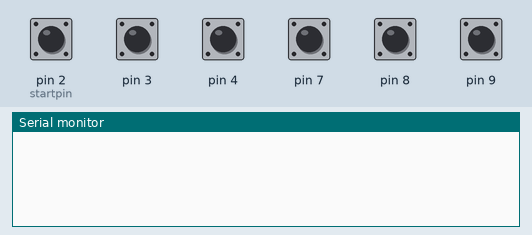
This sketch was run on a simulated Arduino Uno, built with avr-gcc and run on an emulated ATmega328P. Shown: the last lines printed to the serial monitor. The test bench sets the inputs (shaded band); at power-on: pin 2 (startpin), pin 3, pin 4, pin 7–9 HIGH.

Above: at 1.2 s.
1.3 s: pin 2 (startpin) pulled LOW for 0.15 s
At 2.0 s:
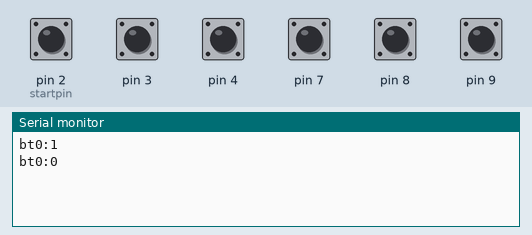
2.9 s: pin 7 pulled LOW for 0.15 s
At 3.4 s:
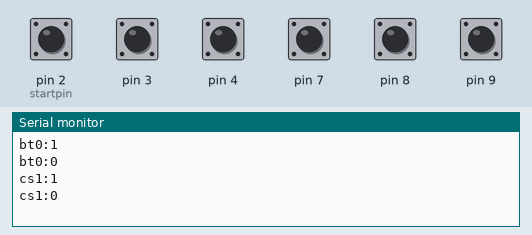
4.5 s: pin 3 pulled LOW for 0.15 s
At 5.8 s:
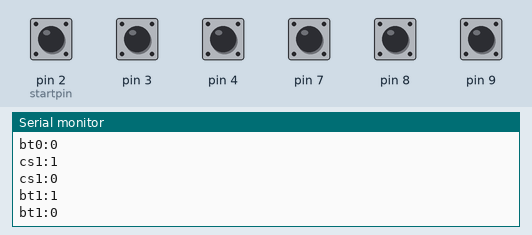
6.1 s: pin 4 pulled LOW for 0.15 s
At 7.3 s:
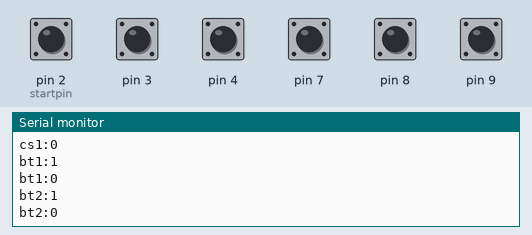
7.7 s: pin 8 pulled LOW for 0.15 s
At 8.7 s:
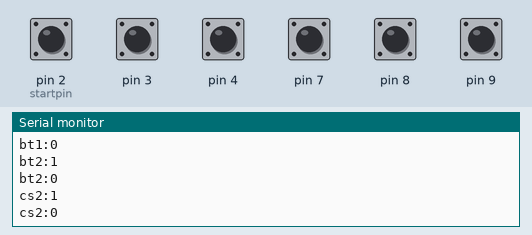
9.3 s: pin 9 pulled LOW for 0.15 s
At 9.8 s:
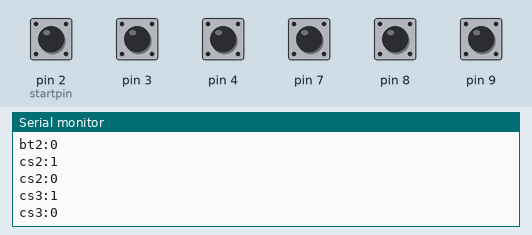
Timing chart, 0 to 11.9 s (numbered marks = the images above; inputs shaded):
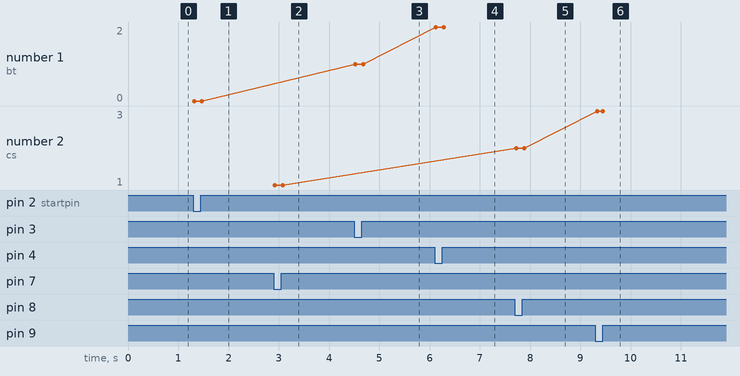

Measured:
- after the input at 1.3 s, the serial monitor: prints a new line at once (image 1)
- after the input at 2.9 s, the serial monitor: prints a new line at once (image 2)
- after the input at 4.5 s, the serial monitor: prints a new line at once (image 3)
- after the input at 6.1 s, the serial monitor: prints a new line at once (image 4)
- after the input at 7.7 s, the serial monitor: prints a new line at once (image 5)
- after the input at 9.3 s, the serial monitor: prints a new line at once (image 6)
- plotted number 1: 1 → 2 after the input at 6.1 s
- plotted number 2: 2 → 3 after the input at 9.3 s

The sketch:

sampler_interface_tutorial_pt15_buttons_capsens.ino
```cpp
#include <CapacitiveSensor.h>

int nbts = 3;
int startpin = 2;
int bts[3];
boolean btgs[3];

CapacitiveSensor cs1 = CapacitiveSensor(6, 7);
CapacitiveSensor cs2 = CapacitiveSensor(6, 8);
CapacitiveSensor cs3 = CapacitiveSensor(6, 9);
boolean cs1g = true;
boolean cs2g = true;
boolean cs3g = true;

void setup() {
  Serial.begin(9600);
  for (int i = 0; i < nbts; i++) bts[i] = i + startpin;
  for (int i = 0; i < nbts; i++) btgs[i] = false;
  for (int i = 0; i < nbts; i++) pinMode(bts[i], INPUT_PULLUP);
}

void loop() {
  long cs1v = cs1.capacitiveSensor(80);
  long cs2v = cs2.capacitiveSensor(80);
  long cs3v = cs3.capacitiveSensor(80);

  for (int i = 0; i < nbts; i++) {
    if (!btgs[i]) {
      if ( digitalRead(bts[i]) == LOW ) {
        Serial.print("bt" + String(i) + ":");
        Serial.println(1);
        btgs[i] = true;
      }
    }
    else {
      if ( digitalRead(bts[i]) == HIGH ) {
        Serial.print("bt" + String(i) + ":");
        Serial.println(0);
        btgs[i] = false;
      }
    }

  }


  ////CS1////
  if (cs1g) {
    if (cs1v > 1000) {
      Serial.print("cs1:");
      Serial.println(1);
      cs1g = false;
    }
  }
  if (!cs1g) {
    if (cs1v < 300) {
      Serial.print("cs1:");
      Serial.println(0);
      cs1g = true;
    }
  }

  ////CS2////
  if (cs2g) {
    if (cs2v > 1000) {
      Serial.print("cs2:");
      Serial.println(1);
      cs2g = false;
    }
  }
  if (!cs2g) {
    if (cs2v < 300) {
      Serial.print("cs2:");
      Serial.println(0);
      cs2g = true;
    }
  }

  ////CS3////
  if (cs3g) {
    if (cs3v > 1000) {
      Serial.print("cs3:");
      Serial.println(1);
      cs3g = false;
    }
  }
  if (!cs3g) {
    if (cs3v < 300) {
      Serial.print("cs3:");
      Serial.println(0);
      cs3g = true;
    }
  }
  delay(15);
}
```
